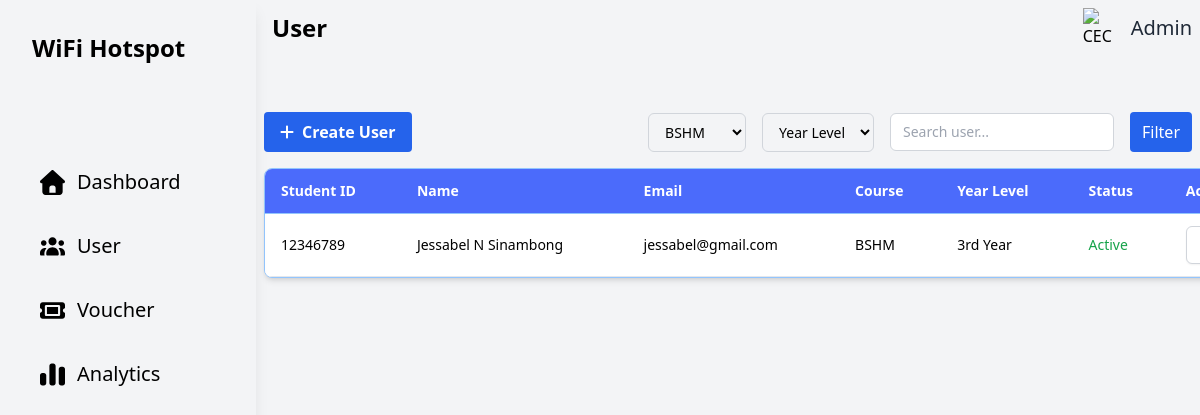
/php/User.php?course_name=BSHM, run on the app's committed database.
### tables this page shows
CREATE TABLE `users_profile` (
  `user_id` int(11) NOT NULL,
  `school_id` varchar(50) DEFAULT NULL,
  `first_name` varchar(50) DEFAULT NULL,
  `middle_name` varchar(10) DEFAULT NULL,
  `last_name` varchar(50) DEFAULT NULL,
  `gmail` varchar(100) DEFAULT NULL,
  `contact_number` varchar(20) DEFAULT NULL,
  `course_name` varchar(50) DEFAULT NULL,
  `year_level` varchar(50) DEFAULT NULL,
  `gender` varchar(20) DEFAULT NULL,
  `user_type` varchar(20) DEFAULT NULL,
  `voucher_code` varchar(100) DEFAULT NULL,
  `password_generated` varchar(255) DEFAULT NULL,
  `status` varchar(20) DEFAULT 'Active',
  `created_at` timestamp NOT NULL DEFAULT current_timestamp()
);

### php/User.php (the view, shortened to what this page needs)
<?php
require 'db.php';
$course_name = trim($_GET['course_name'] ?? '');
$q = trim($_GET['q'] ?? '');
$sql = "SELECT * FROM users_profile WHERE 1=1";
$params = [];
if ($course_name !== '') {
  $sql .= " AND course_name = :course_name";
  $params[':course_name'] = $course_name;
}
$sql .= " ORDER BY user_id DESC";
$stmt = $pdo->prepare($sql);
$stmt->execute($params);
$users = $stmt->fetchAll();
?>
<!DOCTYPE html>
<html lang="en">
<head>
  <link href="https://cdnjs.cloudflare.com/ajax/libs/font-awesome/6.5.2/css/all.min.css" rel="stylesheet">
  <script src="../css/tailwind.css"></script>
</head>
<body class="bg-gray-100 h-screen">
  <div class="flex">
    <div class="w-64 bg-gray h-screen p-8 text-white shadow-lg fixed">
      <div class="flex items-center space-x-2 mb-24">
        <h1 class="text-2xl font-semibold text-black">WiFi Hotspot</h1>
      </div>
      <ul class="space-y-5">
        <li><a href="admindashboard.php" class="flex items-center space-x-3 hover:bg-gray-300 p-2 rounded"><span class="text-black text-xl">Dashboard</span></a></li>
        <li><a href="User.php" class="flex items-center space-x-3 hover:bg-gray-300 p-2 rounded"> <span class="text-black text-xl">User</span></a></li>
        <li><a href="../php/Voucher.php" class="flex items-center space-x-3 hover:bg-gray-300 p-2 rounded"><span class="text-black text-xl">Voucher</span></a></li>
        <li><a href="../php/Analytics.php" class="flex items-center space-x-3 hover:bg-gray-300 p-2 rounded"><span class="text-black text-xl">Analytics</span></a></li>
      </ul>
    </div>
    <div class="ml-64 h-screen overflow-x-hidden p-2">
      <div class="flex justify-between items-center mb-16">
        <h1 class="text-2xl font-semibold text-black pl-2">User</h1>
        <div class="flex items-center space-x-2">
          <img src="../images/ceclogo.png" alt="CEC Logo" class="w-10 h-10 object-contain">
          <span class="text-xl text-gray-800">Admin</span>
        </div>
      </div>
      <div class="flex justify-between mb-4">
        <div>
          <button id="openModalBtn"
            class="flex items-center gap-2 bg-blue-600 text-white px-4 py-2 rounded hover:bg-blue-700">
            <i class="fa-solid fa-plus"></i>
            <span class="font-semibold">Create User</span>
          </button>
        </div>
        <form method="get" id="filterForm" class="flex gap-4 items-center">
          <select name="course_name" id="course_name"
            class="bg-gray-100 border border-gray-300 rounded-md px-3 py-2 text-sm">
            <option value="BSHM" <?= $course_name === 'BSHM' ? 'selected' : '' ?>>BSHM</option>
          </select>
          <select name="year_level" id="year_level"
            class="bg-gray-100 border border-gray-300 rounded-md px-3 py-2 text-sm">
            <option value="">Year Level</option>
          </select>
          <input type="text" name="q" id="search_user" value="<?= htmlentities($q) ?>" placeholder="Search user..."
            class="bg-white border border-gray-300 rounded-md px-3 py-2 text-sm w-56">
          <button type="submit" class="bg-blue-600 text-white px-3 py-2 rounded">Filter</button>
        </form>
      </div>
    </div>
    <div class="w-[1080px] bg-white shadow-md rounded-lg overflow-hidden border border-blue-300 mt-4">
      <div class="">
        <table class="min-w-full border-collapse">
          <thead class="bg-[#4B6BFB] text-white sticky top-0 z-10">
            <tr>
              <th class="px-4 py-3 text-left text-sm font-semibold border-b border-blue-300">Student ID</th>
              <th class="px-4 py-3 text-left text-sm font-semibold border-b border-blue-300">Name</th>
              <th class="px-4 py-3 text-left text-sm font-semibold border-b border-blue-300">Email</th>
              <th class="px-4 py-3 text-left text-sm font-semibold border-b border-blue-300">Course</th>
              <th class="px-4 py-3 text-left text-sm font-semibold border-b border-blue-300">Year Level</th>
              <th class="px-4 py-3 text-left text-sm font-semibold border-b border-blue-300">Status</th>
              <th class="px-4 py-3 text-left text-sm font-semibold border-b border-blue-300">Action</th>
            </tr>
          </thead>
          <tbody class="bg-white">
            <?php foreach ($users as $u): ?>
              <tr class="hover:bg-gray-100 border-b border-gray-200 group relatives">
                <td class="px-4 py-3 text-sm"><?= htmlentities($u['school_id']) ?></td>
                <td class="px-4 py-3 text-sm">
                  <?= htmlentities($u['first_name'] . ' ' . ($u['middle_name'] ? $u['middle_name'] . ' ' : '') . $u['last_name']) ?>
                </td>
                <td class="px-4 py-3 text-sm"><?= htmlentities($u['gmail']) ?></td>
                <td class="px-4 py-3 text-sm"><?= htmlentities($u['course_name']) ?></td>
                <td class="px-4 py-3 text-sm"><?= htmlentities($u['year_level']) ?></td>
                <td class="px-4 py-3 text-sm <?= $u['status'] === 'Active' ? 'text-green-600' : 'text-red-600' ?>">
                  <?= htmlentities($u['status']) ?>
                </td>
                <td class="px-4 py-3 text-sm ">
                  <div class="relative inline-block text-left">
                    <button type="button"
                      class="inline-flex justify-center w-full rounded-md border border-gray-300 shadow-sm px-4 py-2 bg-white text-sm font-medium text-gray-700 hover:bg-gray-50 focus:outline-none"
                      id="dropdownButton<?= $u['user_id'] ?>" aria-expanded="true" aria-haspopup="true"
                      onclick="toggleDropdown(<?= $u['user_id'] ?>)">
                    </button>
                  </div>
                </td>
              </tr>
            <?php endforeach; ?>
          </tbody>
        </table>
      </div>
    </div>
  </div>
</body>
</html>

### data on the page
users_profile: school "12346789", first_name+middle_name+last_name "Jessabel N Sinambong", gmail "jessabel@gmail.com", course_name "BSHM", year_level "3rd Year", status "Active"
